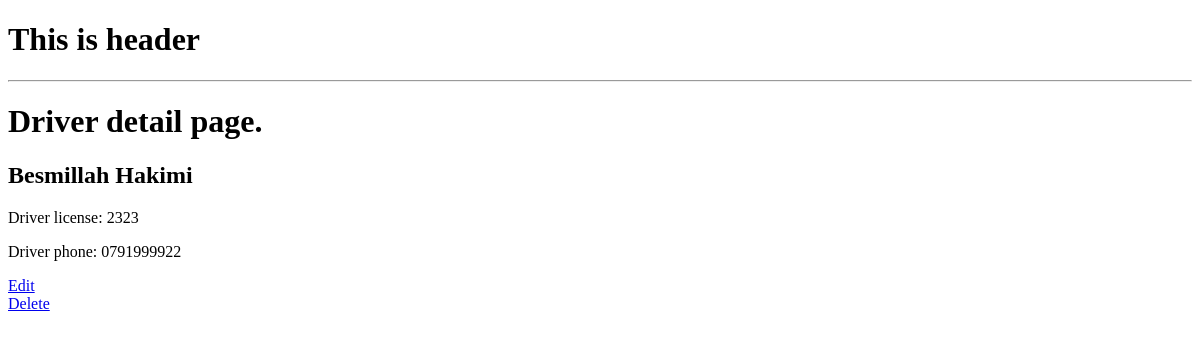
The page /driver/f1c19a37-70ab-479d-87b8-4d699db6b87a/ on the database as committed earlier.
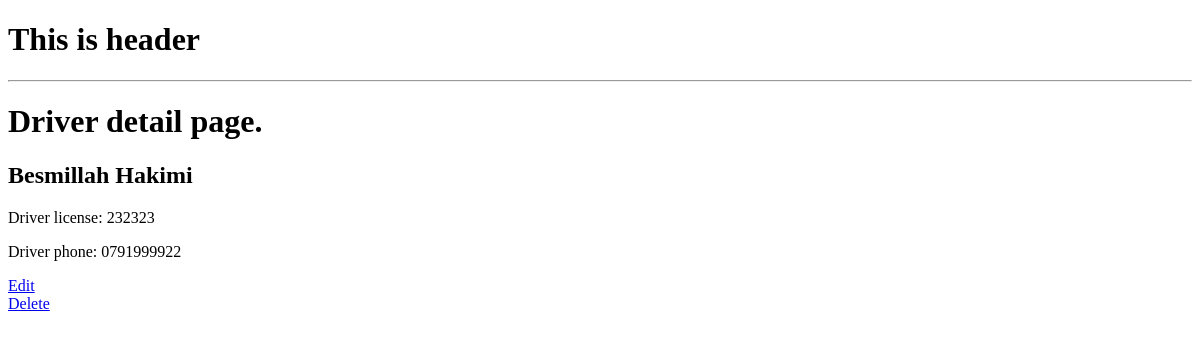
The same page on the database as committed later.
### accounts/models.py (models this page shows, shortened)
class DriverProfile(models.Model):
    GENDER = (
        ('آقا', 'آقا'),
        ('خانم', 'خانم'),
    )
    id = models.UUIDField(primary_key=True, default=uuid.uuid4, editable=False, unique=True)
    licence_num = models.CharField(max_length=250, unique=True)
    user = models.OneToOneField(User, on_delete=models.SET_NULL, null=True)
    first_name = models.CharField(max_length=200)
    last_name = models.CharField(max_length=200, blank=True, null=True)
    father_name = models.CharField(max_length=200)
    gender = models.CharField(max_length=5, choices=GENDER, default='آقا')
    blood_group = models.CharField(max_length=10, blank=True, null=True)
    tazkira_num = models.CharField(max_length=255)
    current_address = models.OneToOneField('Address', on_delete=models.CASCADE, blank=True, null=True)
    phone_num = models.CharField(max_length=14,unique=True, null=True, blank=True)
    tazkira_img = models.ImageField(upload_to="media/driver/id_images", default="media/driver_id.jpg", null=True, blank=True)
    avatar = models.ImageField(upload_to="media/driver/profile_images", default="media/driver.jpg", null=True, blank=True)
    id = models.UUIDField(primary_key=True, default=uuid.uuid4, editable=False, unique=True)

### accounts/views.py (the view)
# urls.py: path('driver/<uuid:pk>/', views.driver_detail, name='driver-detail'),
def driver_detail(request, pk):
    driver = get_object_or_404(DriverProfile, id=pk)
    context = {
        'driver': driver
    }
    return render(request, 'accounts/driver_detail.html', context)

### accounts/templates/accounts/driver_detail.html
{% extends 'base.html' %}
{% block content %}
    <h1>Driver detail page.</h1>
    <h2>{{ driver.first_name }} {{ driver.last_name }}</h2>
    <p>Driver license: {{ driver.licence_num }}</p>
    <p>Driver phone: {{ driver.phone_num }}</p>
    <a href="{% url 'edit-driver-profile' driver.id %}">Edit</a><br>
    <a href="{% url 'delete-driver-profile' driver.id %}">Delete</a>
{% endblock content %}

Rows that differ between the two databases and show on the page:
changed DriverProfile "Besmillah": licence_num "2323" → "232323"
